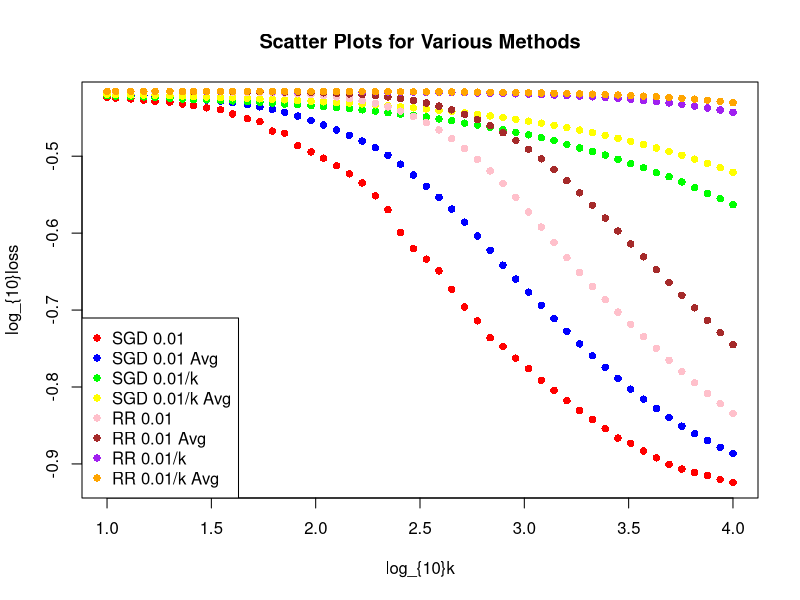
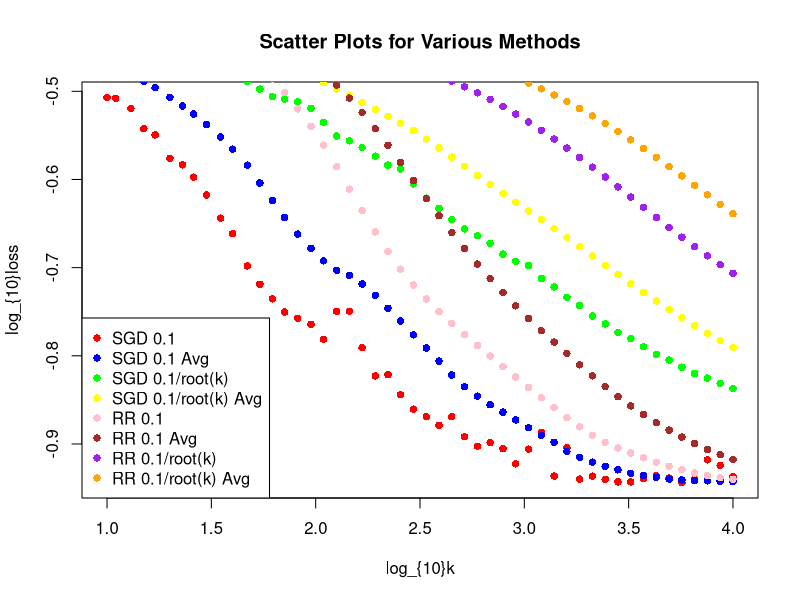
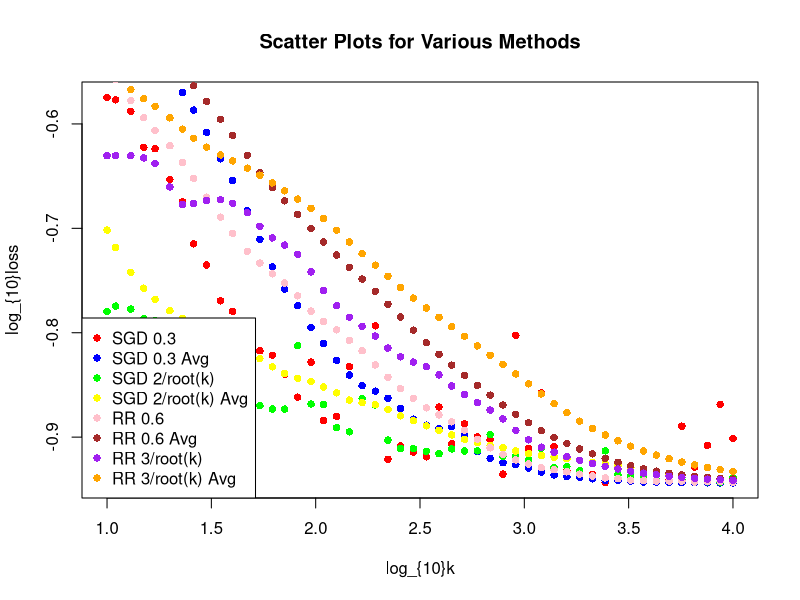
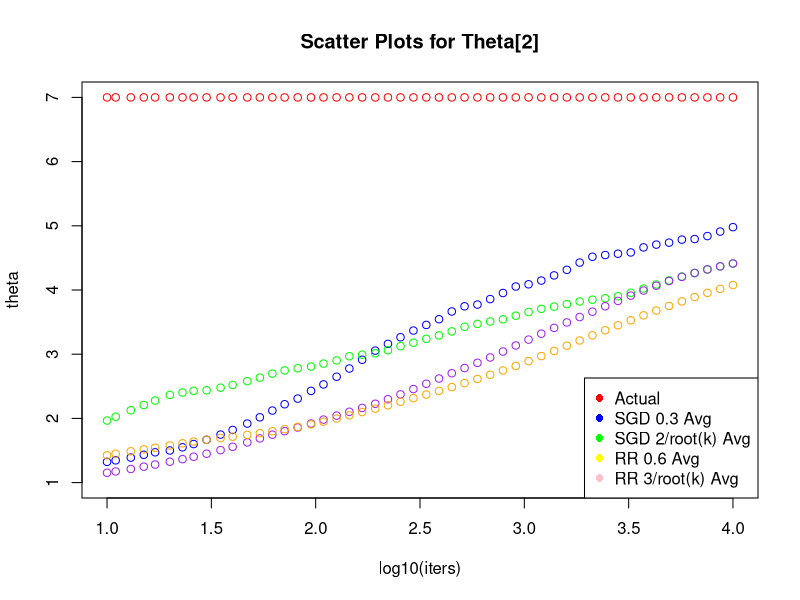
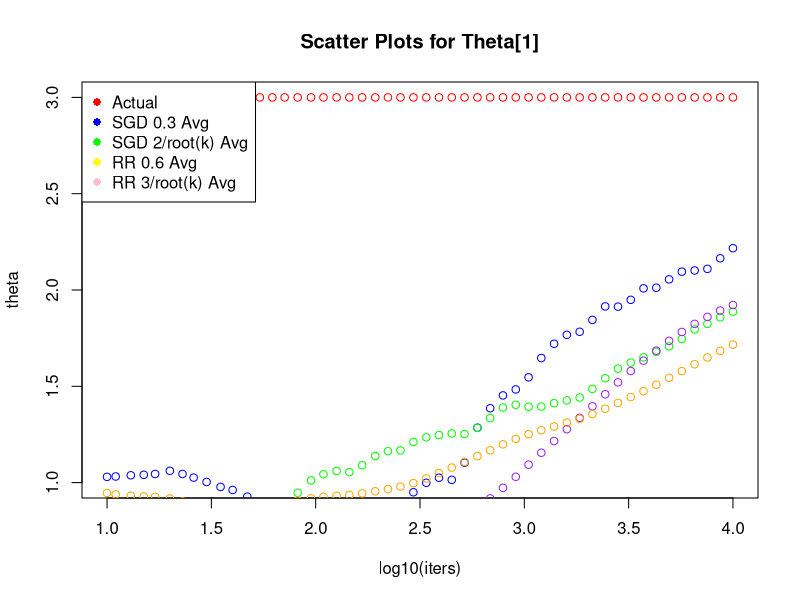

Reproduce these figures in R, in order.
library(ggplot2)
library(pracma)

##################
# GENERATING DATA
##################
set.seed(1)
N <- 1e4 #sample size
d <- 1 # number of features
X <- rbind(matrix(rnorm(N*d), nrow=d, ncol=N), c(rep(1,N))) #x = (d+1)*N matrix - first value is randomly sampled from N(0,1), second value is 1 (intercept)
#theta.star = matrix(c(3,2)) #true weights 
theta.star = matrix(sample(1:10,d+1,replace = TRUE))
prob <- sigmoid(t(theta.star) %*% X + rnorm(N, sd = 2))#sigmoid(t(theta.star) %*% X + rnorm(N, sd = 2))
y <- rbinom(N,1, prob)
#glm(y ~ t(X) - 1, family = "binomial")

##################
# HELPER FUNCTIONS
##################
sigmoid <- function(z) {
  1/(1+exp(-z))
}
cost <- function(X, y, theta) {
    foo <- t(theta) %*% X
    g <- plogis(foo)
    # temp <- log(1 + exp(foo))

    (1/length(y))*sum( - y*foo + log(1 + exp(foo)))
    # (1/length(y))*sum( - y*foo - log(1 - g))
    # (1/length(y))*sum((-y*log(g)) - ((1-y)*log(1-g)))
}
cost(X,y, theta.star)
loss_grad <- function(X,y,theta){
    error <- (sigmoid(t(theta) %*% X) - y)
    delta <- X %*% t(error) / length(y)
    delta
}
loss_grad(X, y, theta.star)

##################
# HYPERPARAMETERS 
##################
theta_initial <- matrix(rep(1,d+1), nrow=d+1) #theta is initialized
batch_size <- 1#length(y)
iters_sample <- 50 #number of points plotted
iters <- as.integer(logspace(1, 4, n=iters_sample)) #equidistant points taken on log scale for plotting


##################
# VGD Function 
##################
vgd <- function(X,y,theta,batch_size,alpha,iters){
    theta_history <- list()
    theta_averaged_history <- list()
    theta <- theta_initial
    theta_sum <- 0
    theta_averaged <- theta_initial
    losses_history <- list()
    losses_averaged_history <- list()
    index <- 1
    #start <- Sys.time()
    for(i in 1:iters[length(iters)]){
        sample_indices <- sample(1:length(y), size = batch_size, replace = TRUE)
        X_batch <- X[,sample_indices]
        y_batch <- y[sample_indices]
        gradient <- loss_grad(X_batch,y_batch,theta)
        theta <- theta - alpha *gradient
        #theta_averaged <- (theta_averaged*(i-1)+theta)/i
        theta_sum <- theta_sum + theta
        theta_averaged <- theta_sum/i
        if(i %in% iters){
            theta_history[[index]] <- theta
            theta_averaged_history[[index]] <- theta_averaged
            losses_history[index] <- cost(X,y,theta)
            losses_averaged_history[index] <- cost(X,y,theta_averaged)
            index <- index +1
        }
    }

    return(list(nonaveraged = theta_history, averaged = theta_averaged_history, losses_nonaveraged = losses_history, losses_averaged = losses_averaged_history))
}

##################
# Variable LR = LR/root(K) 
##################
vgd_variablelr <- function(X,y,theta,batch_size,alpha,iters){
    theta_history <- list()
    theta <- theta_initial
    theta_averaged_history <- list()
    theta_averaged <- theta_initial
    theta_sum <- 0
    losses_history <- list()
    losses_averaged_history <- list()
    index <- 1
    #start <- Sys.time()
    for(i in 1:iters[length(iters)]){
        sample_indices <- sample(1:length(y), size = batch_size, replace = TRUE)
        X_batch <- X[,sample_indices]
        y_batch <- y[sample_indices]
        gradient <- loss_grad(X_batch,y_batch,theta)
        theta <- theta - alpha*gradient/sqrt(i)
        theta_sum <- theta_sum + theta
        theta_averaged <- theta_sum/i
        #theta_averaged <- (theta_averaged*(i-1)+theta)/i
        if(i %in% iters){
            theta_history[[index]] <- theta
            losses_history[index] <- cost(X,y,theta)
            theta_averaged_history[[index]] <- theta_averaged
            losses_averaged_history[index] <- cost(X,y,theta_averaged)
            index <- index +1
        }
        else{}
    }
    return(list(nonaveraged = theta_history, averaged = theta_averaged_history, losses_nonaveraged = losses_history, losses_averaged = losses_averaged_history))
}

##################
# Richardson Romberg Extrapolation
##################
vgd_richardsonromberg <- function(X,y,theta_initial,batch_size,alpha,iters){
    theta_history <- list()
    theta_averaged_history <- list()
    losses_history <- list()
    losses_averaged_history <- list()
    theta_gamma <- theta_initial
    theta_gamma_sum <- 0
    theta_2gamma <- theta_initial
    theta_2gamma_sum <- 0 
    theta_gamma_avg <- theta_initial
    theta_2gamma_avg <- theta_initial

    theta_rr_sum <- 0
    theta_rr_avg <- theta_initial
    index <- 1
    #start <- Sys.time()
    for(i in 1:iters[length(iters)])
    {
        sample_indices <- sample(1:length(y), size = batch_size, replace = TRUE)
        X_batch <- X[,sample_indices]
        y_batch <- y[sample_indices]

        gradient <- loss_grad(X_batch,y_batch,theta_gamma)
        theta_gamma <- theta_gamma - alpha *gradient
        theta_gamma_sum <- theta_gamma_sum + theta_gamma
        theta_gamma_avg <- theta_gamma_sum/i
        #theta_gamma_avg <- (theta_gamma_avg*i + theta_gamma)/i

        gradient <- loss_grad(X_batch,y_batch,theta_2gamma)
        theta_2gamma <- theta_2gamma - 2*alpha *gradient
        theta_2gamma_sum <- theta_2gamma_sum + theta_2gamma
        theta_2gamma_avg <- theta_2gamma_sum/i
        #theta_2gamma_avg <- (theta_2gamma_avg*i + theta_2gamma)/i

        theta_rr <- 2*theta_gamma_avg - theta_2gamma_avg
        theta_rr_sum <- theta_rr_sum + theta_rr
        theta_rr_avg <- theta_rr_sum/i
        if(i %in% iters)
        {
            theta_history[[index]] <- theta_rr
            theta_averaged_history[[index]] <- theta_rr_avg
            losses_history[index] <- cost(X,y,theta_rr)
            losses_averaged_history[index] <- cost(X,y,theta_rr_avg)
            index <- index +1
        }
    }
    return (list(nonaveraged = theta_history, averaged = theta_averaged_history,losses_nonaveraged = losses_history,losses_averaged = losses_averaged_history))
}

##################
# Richardson Romberg Extrapolation + Variable LR 
##################
vgd_vlr_richardsonromberg <- function(X,y,theta_initial,batch_size,alpha,iters){
    theta_history <- list()
    theta_averaged_history <- list()
    losses_history <- list()
    losses_averaged_history <- list()
    theta_gamma <- theta_initial
    theta_gamma_sum <- 0
    theta_2gamma <- theta_initial
    theta_2gamma_sum <- 0 
    theta_gamma_avg <- theta_initial
    theta_2gamma_avg <- theta_initial

    theta_rr_sum <- 0
    theta_rr_avg <- theta_initial
    index <- 1
    #start <- Sys.time()
    for(i in 1:iters[length(iters)])
    {
        sample_indices <- sample(1:length(y), size = batch_size, replace = TRUE)
        X_batch <- X[,sample_indices]
        y_batch <- y[sample_indices]

        gradient <- loss_grad(X_batch,y_batch,theta_gamma)
        theta_gamma <- theta_gamma - alpha *gradient/sqrt(i)
        theta_gamma_sum <- theta_gamma_sum + theta_gamma
        theta_gamma_avg <- theta_gamma_sum/i
        #theta_gamma_avg <- (theta_gamma_avg*i + theta_gamma)/i

        gradient <- loss_grad(X_batch,y_batch,theta_2gamma)
        theta_2gamma <- theta_2gamma - 2*alpha *gradient/sqrt(i)
        theta_2gamma_sum <- theta_2gamma_sum + theta_2gamma
        theta_2gamma_avg <- theta_2gamma_sum/i
        #theta_2gamma_avg <- (theta_2gamma_avg*i + theta_2gamma)/i

        theta_rr <- 2*theta_gamma_avg - theta_2gamma_avg
        theta_rr_sum <- theta_rr_sum + theta_rr
        theta_rr_avg <- theta_rr_sum/i
        if(i %in% iters)
        {
            theta_history[[index]] <- theta_rr
            theta_averaged_history[[index]] <- theta_rr_avg
            losses_history[index] <- cost(X,y,theta_rr)
            losses_averaged_history[index] <- cost(X,y,theta_rr_avg)
            index <- index +1
        }
    }
    return (list(nonaveraged = theta_history, averaged = theta_averaged_history,losses_nonaveraged = losses_history,losses_averaged = losses_averaged_history))
}

##################
# PLOTS
##################

## For alpha = 0.01
windows()
vgd_0.01 <- vgd(X,y,theta_initial,batch_size,0.01,iters)
plot(log10(iters),log10(as.numeric(vgd_0.01$losses_nonaveraged)),pch = 16, col = "red",xlab = "log_{10}k", 
    ylab = "log_{10}loss", main="Scatter Plots for Various Methods")
points(log10(iters),log10(as.numeric(vgd_0.01$losses_averaged)), pch = 16, col = "blue")

varlr_0.01 <- vgd_variablelr(X,y,theta_initial,batch_size,0.01,iters)
points(log10(iters),log10(as.numeric(varlr_0.01$losses_nonaveraged)), pch = 16, col = "green")
points(log10(iters),log10(as.numeric(varlr_0.01$losses_averaged)), pch = 16, col = "yellow")

rr_0.01 <- vgd_richardsonromberg(X,y,theta_initial,batch_size,0.01,iters)
points(log10(iters),log10(as.numeric(rr_0.01$losses_nonaveraged)), pch = 16, col = "pink")
points(log10(iters),log10(as.numeric(rr_0.01$losses_averaged)), pch = 16, col = "brown")

vlrrr_0.01 <- vgd_vlr_richardsonromberg(X,y,theta_initial,batch_size,0.01,iters)
points(log10(iters),log10(as.numeric(vlrrr_0.01$losses_nonaveraged)), pch = 16, col = "purple")
points(log10(iters),log10(as.numeric(vlrrr_0.01$losses_averaged)), pch = 16, col = "orange")

legend("bottomleft", legend = c("SGD 0.01", "SGD 0.01 Avg", "SGD 0.01/k", "SGD 0.01/k Avg","RR 0.01","RR 0.01 Avg", "RR 0.01/k","RR 0.01/k Avg"), col = c("red", "blue","green","yellow", "pink", "brown","purple","orange"), pch = 16)

## For alpha = 0.1
windows()
vgd_0.01 <- vgd(X,y,theta_initial,batch_size,0.1,iters)
plot(log10(iters),log10(as.numeric(vgd_0.01$losses_nonaveraged)),pch = 16, col = "red",xlab = "log_{10}k", 
    ylab = "log_{10}loss", main="Scatter Plots for Various Methods")
points(log10(iters),log10(as.numeric(vgd_0.01$losses_averaged)), pch = 16, col = "blue")

varlr_0.01 <- vgd_variablelr(X,y,theta_initial,batch_size,0.1,iters)
points(log10(iters),log10(as.numeric(varlr_0.01$losses_nonaveraged)), pch = 16, col = "green")
points(log10(iters),log10(as.numeric(varlr_0.01$losses_averaged)), pch = 16, col = "yellow")

rr_0.01 <- vgd_richardsonromberg(X,y,theta_initial,batch_size,0.1,iters)
points(log10(iters),log10(as.numeric(rr_0.01$losses_nonaveraged)), pch = 16, col = "pink")
points(log10(iters),log10(as.numeric(rr_0.01$losses_averaged)), pch = 16, col = "brown")

vlrrr_0.01 <- vgd_vlr_richardsonromberg(X,y,theta_initial,batch_size,0.1,iters)
points(log10(iters),log10(as.numeric(vlrrr_0.01$losses_nonaveraged)), pch = 16, col = "purple")
points(log10(iters),log10(as.numeric(vlrrr_0.01$losses_averaged)), pch = 16, col = "orange")

legend("bottomleft", legend = c("SGD 0.1", "SGD 0.1 Avg", "SGD 0.1/root(k)", "SGD 0.1/root(k) Avg","RR 0.1","RR 0.1 Avg", "RR 0.1/root(k)","RR 0.1/root(k) Avg"), col = c("red", "blue","green","yellow", "pink", "brown","purple","orange"), pch = 16)



## For best Alphas
vgd_0.3 <- vgd(X,y,theta_initial,batch_size,0.3,iters)
plot(log10(iters),log10(as.numeric(vgd_0.3$losses_nonaveraged)), pch = 16, col = "red",xlab = "log_{10}k", 
    ylab = "log_{10}loss", main="Scatter Plots for Various Methods")
points(log10(iters),log10(as.numeric(vgd_0.3$losses_averaged)), pch = 16, col = "blue")

varlr_2 <- vgd_variablelr(X,y,theta_initial,batch_size,2,iters)
points(log10(iters),log10(as.numeric(varlr_2$losses_nonaveraged)), pch = 16, col = "green")
points(log10(iters),log10(as.numeric(varlr_2$losses_averaged)), pch = 16, col = "yellow")

rr_0.6 <- vgd_richardsonromberg(X,y,theta_initial,batch_size,0.6,iters)
points(log10(iters),log10(as.numeric(rr_0.6$losses_nonaveraged)), pch = 16, col = "pink")
points(log10(iters),log10(as.numeric(rr_0.6$losses_averaged)), pch = 16, col = "brown")

vlrrr_3 <- vgd_vlr_richardsonromberg(X,y,theta_initial,batch_size,3,iters)
points(log10(iters),log10(as.numeric(vlrrr_3$losses_nonaveraged)), pch = 16, col = "purple")
points(log10(iters),log10(as.numeric(vlrrr_3$losses_averaged)), pch = 16, col = "orange")

legend("bottomleft", legend = c("SGD 0.3", "SGD 0.3 Avg", "SGD 2/root(k)", "SGD 2/root(k) Avg","RR 0.6","RR 0.6 Avg", "RR 3/root(k)","RR 3/root(k) Avg"), col = c("red", "blue","green","yellow", "pink", "brown","purple","orange"), pch = 16)
#legend("bottomleft", legend = c("SGD 0.3 Avg","SGD 2/root(k) Avg","RR 0.6 Avg","RR 3/root(k) Avg"), col = c( "blue","yellow", "brown","orange"), pch = 16)


#### Plotting theta
windows()
p <-2
plot(log10(iters),rep(theta.star[p],iters_sample),col="red",xlab = "log10(iters)", 
    ylab = "theta", main="Scatter Plots for Theta[2]",ylim = c(1,7))
points(log10(iters),sapply(vgd_0.3$averaged, function(x) x[[p]]),col='blue')
points(log10(iters),sapply(varlr_2$averaged, function(x) x[[p]]),col='green')
points(log10(iters),sapply(rr_0.6$averaged, function(x) x[[p]]),col='purple')
points(log10(iters),sapply(vlrrr_3$averaged, function(x) x[[p]]),col='orange')
legend("bottomright", legend = c("Actual", "SGD 0.3 Avg", "SGD 2/root(k) Avg","RR 0.6 Avg","RR 3/root(k) Avg"), col = c("red", "blue","green","yellow", "pink", "brown","purple","orange"), pch = 16)


windows()
p <-1
plot(log10(iters),rep(theta.star[p],iters_sample),col="red",xlab = "log10(iters)", 
    ylab = "theta", main="Scatter Plots for Theta[1]",ylim = c(1,3))
points(log10(iters),sapply(vgd_0.3$averaged, function(x) x[[p]]),col='blue')
points(log10(iters),sapply(varlr_2$averaged, function(x) x[[p]]),col='green')
points(log10(iters),sapply(rr_0.6$averaged, function(x) x[[p]]),col='purple')
points(log10(iters),sapply(vlrrr_3$averaged, function(x) x[[p]]),col='orange')
legend("topleft", legend = c("Actual", "SGD 0.3 Avg", "SGD 2/root(k) Avg","RR 0.6 Avg","RR 3/root(k) Avg"), col = c("red", "blue","green","yellow", "pink", "brown","purple","orange"), pch = 16)
